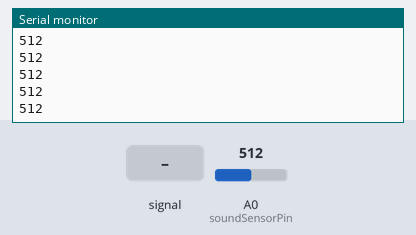
Bench run of a sketch on a simulated Arduino Uno, built with avr-gcc and run on an emulated ATmega328P. On the bench: the last lines printed to the serial monitor. The test bench sets the inputs (shaded band); at power-on: A0 (soundSensorPin) = 512.

Above: at 1.2 s.
1.3 s: A0 (soundSensorPin) fed a 200 Hz sine of ±81 counts around its level
At 1.31 s:
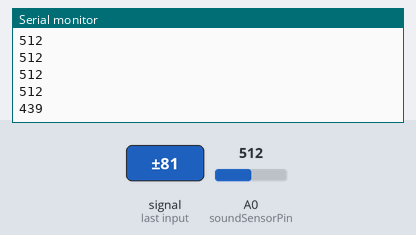
2.8 s: A0 (soundSensorPin) set to 716
At 2.81 s:
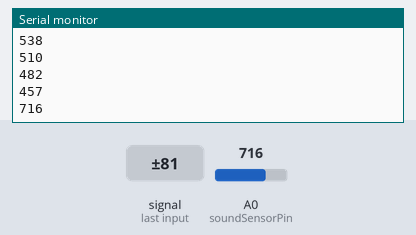
4.3 s: A0 (soundSensorPin) fed a 1000 Hz sine of ±255 counts around its level
At 4.42 s:
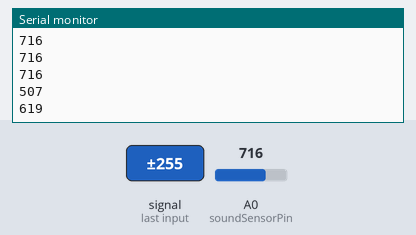
5.8 s: A0 (soundSensorPin) set to 900
At 5.82 s:
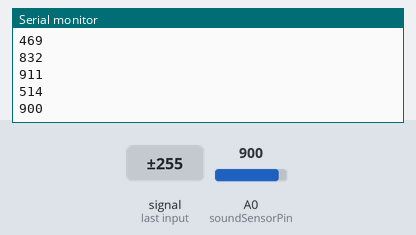
Timing chart, 0 to 8.3 s (numbered marks = the images above; inputs shaded):
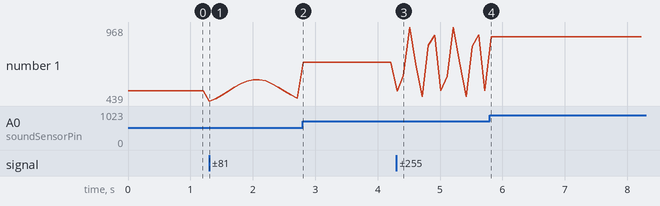

Measured:
- after the input at 1.3 s, the serial monitor: prints a new line at once (image 1)
- after the input at 2.8 s, the serial monitor: prints a new line at once (image 2)
- after the input at 4.3 s, the serial monitor: prints a new line after 0.11 s (image 3)
- after the input at 5.8 s, the serial monitor: prints a new line at once (image 4)
- plotted number 1: 512 → 457 after the input at 1.3 s, 457 → 716 after the input at 2.8 s, 716 → 514 after the input at 4.3 s, 514 → 900 after the input at 5.8 s

The sketch:

snapsound_AnalogueInput_RawData.ino
```cpp
const int soundSensorPin = A0; // Analog input pin for the sound sensor

void setup() {
  Serial.begin(9600); // Start Serial communication
}

void loop() {
  int soundValue = analogRead(soundSensorPin); // Read the sound sensor value
  Serial.println(soundValue); // Print the value to the Serial Plotter
  delay(100); // Add a small delay to control the data rate
}
```
